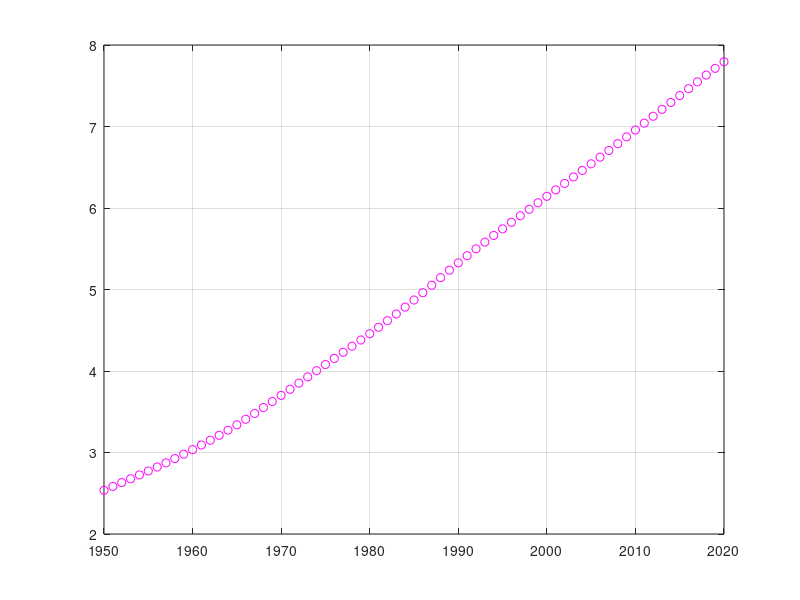

Write MATLAB code to recreate this figure. (Note: this script raises an error after producing the figure.)
clear all;
close all; clc
t = [1500:2500];

%  sol = dde23(@(t,N,Nlag)Bilogistic(t,N,Nlag,Ka,Kb,r,rm,K0),lags,@(t)Nhist(t,N0,Ka,r ),[1500,2500]);
% tint = linspace(1500,2500);
% yint = deval(sol,tint);
%     plot(tint,yint,'r');
%    grid on;
%  hold on;
  Xdata = [1950:2020];
%  Model_Predictions = deval(sol,Xdata);
% plot(Xdata,Model_Predictions,'k');
% hold on;
 %%%%%%%%%%%%%
%  rm = 0.0123;
%  sol = dde23(@(t,N,Nlag)Bilogistic(t,N,Nlag,Ka,Kb,r,rm,K0),lags,@(t)Nhist(t,N0,Ka,r ),[1500,2100]);
% tint = linspace(0,2100);
% yint = deval(sol,tint);
%    plot(tint,yint,'y');
%    grid on;
%  hold on;
 %%%%%%%%%%
%  t0 =1500;
 t0 = 1500;
%        Kt = Ka + (Kb-Ka)./(1+((Kb-Ka)/(K0-Ka)-1)*exp(-rm*(t-t0)));
%        plot (t,Kt,'b');
%        hold on;
%        K0 = 0.5001;
%        Kt = Ka + (Kb-Ka)./(1+((Kb-Ka)/(K0-Ka)-1)*exp(-rm*(t-t0)));
%        plot (t,Kt,'g');
%        hold on;
       %%%%%%%%%
       Xdata = [1950:2020];
Ydata = [2.53643100000000;2.58403400000000;2.63086200000000;2.67760900000000;2.72484700000000;2.77302000000000;2.82244300000000;2.87330600000000;2.92568700000000;2.97957600000000;3.03495000000000;3.09184400000000;3.15042100000000;3.21100100000000;3.27397800000000;3.33958400000000;3.40792300000000;3.47877000000000;3.55159900000000;3.62568100000000;3.70043700000000;3.77576000000000;3.85165100000000;3.92778100000000;4.00379400000000;4.07948000000000;4.15466700000000;4.22950600000000;4.30453400000000;4.38050600000000;4.45800300000000;4.53699700000000;4.61738700000000;4.69956900000000;4.78401200000000;4.87092200000000;4.96056800000000;5.05252200000000;5.14542600000000;5.23744100000000;5.32723100000000;5.41428900000000;5.49892000000000;5.58159800000000;5.66315000000000;5.74421300000000;5.82489200000000;5.90504600000000;5.98479400000000;6.06423900000000;6.14349400000000;6.22262700000000;6.30177300000000;6.38118500000000;6.46115900000000;6.54190700000000;6.62351800000000;6.70594700000000;6.78908900000000;6.87276700000000;6.95682400000000;7.04119400000000;7.12582800000000;7.21058200000000;7.29529100000000;7.37979700000000;7.46402200000000;7.54785900000000;7.63109100000000;7.71346800000000;7.79479900000000]';
plot (Xdata,Ydata,'mo');
hold on;
 options = optimset('MaxFunEvals',10000,'MaxIter',1000);
% z = fminsearch(@ObjFun,[100,0.02093,0.0281,3,0.000002500,0.000002500],options);
%   [z,fval] = fminsearch(@ObjFun,[  72.4259    0.0275    0.0295    5.9554    0.6402    0.4629],options)
%   z = fminunc(@ObjFun,[76,0.02510,0.1,3.2,0.00003800,0.000038004],options);
% 80.8678    0.0240    0.0325    3.1136    0.0001    0.0001
   %[z,fval] = fminsearch(@ObjFun,[ 68.603400365184768361359601840377, 0.027893320534381704778326138693956, 0.024190995016248287297067065537703, 4.508640985078830709653630037792, 0.000074957940941653675203174000962747, 0.00017764635634544842859861013550926],options)
%         [z,fval] = fminsearch(@ObjFun,[74.3320    0.0257    0.0248    4.5990    0.0017    0.0111],options)

% [z,fval] = fminsearch(@ObjFun,[60.507693034771875773003557696939, 0.054671048538727896604072498121241, 0.027174800350333774834332700720552, 3.11678478334242434755196882179, 0.0000716878076881851799412315173754, 0.00015711305422833662243098373778594],options);
% z = [76,0.02510,0.1,3,0.00003800,0.00003800];
% z = [81.0743,0.0241,0.1859,3.0314,0.0000,0.0001];
% 93.4105    0.0238    0.1023    2.3613    0.0000    0.0001
%   
% % z = [73.940600000000003433342499192804    0.0262     0.1143     3.5209    0.0000069999999999999998949950195947789   0.0001];
% z = [80.927197385497683512767252977937, 0.024101197075804301622747871647334, 0.029109042035128799119636511250064, 3.1019199825004131199079893121962, 0.000069329849051981017865695783308766, 0.00015770955592118188248566823528307];
% lags = z(1);
% r = z(2);
% rm = z(3);
% Kb = z(4);
% K0 = z(5);
% N0 = z(6);
% sol = dde23(@(t,N,Nlag)Bilogistic(t,N,Nlag,Ka,Kb,r,rm,K0),lags,@(t)Nhist(t,N0,Ka,r ),[1500,2500]);
% tint = linspace(1500,2500);
% yint = deval(sol,tint);
% plot(tint,yint,'c');
hold on;
grid on;
% rm =0.0281;
% rm = 0.036 ;
% K0 = 0.000006;
% 
%     [z,fval] = fmincon(@ObjFun,[ 49.7227    0.0270    0.0194    5.2639    0.7673    0.4863],[],[],[],[],[40,0.01,0.01,3.9,0.4450002,0.4450002],[89,0.03,0.03,5.6,0.8,0.8],@mycons);
%     [z,fval] = fmincon(@ObjFun,[ 78.60340037, 0.0278933205, 0.024190995, 4.08640985079, 0.44549579, 0.4451776463563],[],[],[],[],[65,0.02,0.02,3.9,0.445,0.445],[100,0.038,0.038,4.6,0.59,0.59],@mycons);
   %65,0.02,0.02,4.1,0.0000002,0.0000002  80,0.03,0.03,4.6,0.5,0.5
% [z,fval] = fmincon(@ObjFun,[75,0.02093,0.193,3,0.0002500,0.0002500],[],[],[],[],[74,0.01,0,2.9,0.0000002,0.0000002],[80,0.09,0.2,3.6,0.5,0.5]);
% [z,fval] = fmincon(@ObjFun,[80.6217    0.0243    0.0289    3.1378    0.0001    0.0002],[],[],[],[],[76,0.01,0.01,2.9,0.0000002,0.0000002],[83,0.03,0.029,3.6,0.5,0.5]);
% [z,fval] = fmincon(@ObjFun,[80.8678    0.0240    0.0325    3.1136    0.0001    0.0001],[],[],[],[],[76,0.01,0.01,2.9,0.0000002,0.0000002],[83,0.03,0.029,3.6,0.5,0.5])
 [z,fval] = fmincon(@ObjFun,[72.48301958, 0.029517485, 0.019677706, 5.532840487, 0.00031752, 0.000010024],[],[],[],[],[65,0.01,0.01,2.9,0.0000002,0.0000002],[83,0.03,0.029,5.6,0.5,0.5])


% z = [ 76.752557171660839685500832274556, 0.02927707218350169074416733394628, 0.018439078226586181480373127783423, 5.4979023897943930521137190226, 0.00048991466219582306337865240664087, 0.00001000089889062072462573311365519];
%  z = [ 80.946072002793130195641424506903, 0.027949640072523575240470705693951, 0.018621904104292236192819132156728, 4.3759942796379833751529986329842, 0.0005313805941779609813904738935264, 0.000016812507734207597469289208191867];
% % z = [ 72.483019580773387247063510585576, 0.02951748510526177801671643408099, 0.019677706231696904387584723394866, 5.5328404872484826526601864316035, 0.00031751680439304598782546129598359, 0.000010024301552500612156899190141601];
% z = [72.483019580773387247063510585576, 0.02951748510526177801671643408099, 0.019677706231696904387584723394866, 5.5328404872484826526601864316035, 0.00031751680439304598782546129598359, 0.000010024301552500612156899190141601];
z = [80.9250    0.0258    0.0232    3.3163    0.0017    0.0120];
 z =[ 72.483019580773387247063510585576, 0.02951748510526177801671643408099, 0.019677706231696904387584723394866, 5.5328404872484826526601864316035, 0.00031751680439304598782546129598359, 0.000010024301552500612156899190141601];

lags = z(1);
r = z(2);
rm = z(3);
Kb = z(4);
K0 = z(5);
N0 = z(6);
sol = dde23(@(t,N,Nlag)Bilogistic(t,N,Nlag,Ka,Kb,r,rm,K0),lags,@(t)Nhist(t,N0,Ka,r ),[1500,2500]);
tint = linspace(1500,2500);
yint = deval(sol,tint);
plot(tint,yint,'c','LineWidth',1.5);
xlabel('Year', 'FontSize', 14);
ylabel('Population in billions','FontSize', 14);
hold on;

Kt = Ka + (Kb-Ka)./(1+((Kb-Ka)/(K0-Ka)-1)*exp(-rm*(t-t0)));
       plot (t,Kt,'b','LineWidth',1.5);
       grid on;
       hold on;
%    legend('Population data', 'Model predictions', 'Historical carrying capacity (modeled)');
%% Searches for global minimum of error function
opts = optimoptions(@fmincon,'Algorithm','interior-point');
problem = createOptimProblem('fmincon','objective',...  %
@ObjFun,'x0',[72.48, 0.0295, 0.0196780, 5.5328, 0.00032, 0.0000100],'lb',[52,0.010,0.01,4.0,0.00001,0.00001],'ub',[83,0.03,0.03,5.9,0.0009,0.0009],'nonlcon',@mycons,'options',opts);%  
%     @ObjFun,'x0',[68.9702    0.0273    0.0247    5.7979    0.0001    0.0002],'lb',[52,0.010,0.01,4.0,0.00001,0.00001],'ub',[83,0.03,0.03,5.9,0.0009,0.0009],'nonlcon',@mycons,'options',opts);%  
%  @ObjFun,'x0',[77.1861    0.0283    0.0232    4.7676    0.5    0.4846],'lb',[39,0.010,0.01,2.0,0.445001,0.445001],'ub',[93,0.03,0.04,8,1,1],'nonlcon',@mycons,'options',opts);
%  @ObjFun,'x0',[72.3225    0.0256    0.0249    4.5814    0.0018    0.0112],'lb',[39,0.010,0.01,2.0,0.000500,0.000500],'ub',[93,0.03,0.04,8,1,1],'nonlcon',@mycons,'options',opts);

gs = GlobalSearch;
   [x,f] = run(gs,problem)

%% multistart: Searches for minimum of error function from multiple starting points
% opts = optimoptions(@fmincon,'Algorithm','sqp');
% problem = createOptimProblem('fmincon','objective',...
%   @ObjFun,'x0',[81.0743    0.0241    0.1859    3.0314    0.0000    0.0001],'lb',[80,0.02,0.1,3,0.0000,0.0001],'ub',[82,0.03,0.19,3.1,0.0002,0.0002],'options',opts);
% %   @ObjFun,'x0',[81.0743    0.0241    0.1859    3.0314    0.0000    0.0001],'lb',[40,0.01,0.01,2.9,0.00000,0.00009],'ub',[120,0.04,0.2,4,0.0002,0.0002],'options',opts);
% % [81.0743    0.0241    0.1859    3.0314    0.0000    0.0001];
% ms = MultiStart;
% [x,f] = run(ms,problem,20)
opts = optimoptions(@fmincon,'Algorithm','interior-point');
problem = createOptimProblem('fmincon','objective',...
 @ObjFun,'x0',[57.1861    0.0283    0.0232    4.7676    0.7298    0.4846],'lb',[30,0.01,0.01,4.1,0.44001,0.44001],'ub',[85,0.03,0.03,5.9,1,1],'nonlcon',@mycons,'options',opts);
 %@ObjFun,'x0',[80.8272, 0.0241, 0.02911, 3.102, 0.000069, 0.000168],'lb',[70,0.01,0.01,2.9,0.0000,0.0001],'ub',[85,0.03,0.03,3.5,0.0001,0.0002],'nonlcon',@mycons,'options',opts);
% 57.1861    0.0283    0.0232    4.7676    0.7298    0.4846
% 68.9702    0.0273    0.0247    5.2219    0.0001    0.0002

ms = MultiStart;
%  [x,f] = run(ms,problem,20   )
%z = [73.9406    0.0242    0.1143    3.5209    0.0000    0.0001]
%Previous guess 81.0743    0.0241    0.1859    3.0314    0.0000    0.0001
% [80.8272, 0.0241, 0.029109042035128799119636511250064, 3.102, 0.000069, 0.000168]
%%Ideal logistic curve

%%%%%%%%%%
%w = [68.6039    0.0279    0.0242    4.5086    0.0001    0.0002];
% % w = [ 68.603929623179723762405046727508, 0.027893287821381951285815148366964, 0.024191015672565076288780261393185, 4.5085582651840043766355847765226, 0.000074957713198718162401004705408525, 0.00017769118861338969420256284070803];
 w =[ 72.483019580773387247063510585576, 0.02951748510526177801671643408099, 0.019677706231696904387584723394866, 5.5328404872484826526601864316035, 0.00031751680439304598782546129598359, 0.000010024301552500612156899190141601];
% w = [78.6034,0.02493,0.0205,5.4,0.44549,0.44509];

   my_fit = fitnlm(Xdata,Ydata,@nonlin_func,w) % Finds the confidence intervals of model parameters
hold on;
%%%%
    N0 =       0.318;
       r1 =     0.01305;
       r2 =     0.02175;
       r3 =     0.01346;
       r4 =     0.01002;
       t0 =        1927;
       
f = 0.45./(1+(0.45/N0-1)*exp(-r1*(t-t0))) + 3.05./(1+(3.05/N0-1)*exp(-r2*(t-t0))) + 3.5./(1+(3.5/N0-1)*exp(-r3*(t-t0))) + 7./(1+(7/N0-1)*exp(-r4*(t-t0)));
% % plot(t,f,'r -.','LineWidth',1.5);
% legend('Population data','Model predictions','Historial carrying capacity','Ideal carrying capacity');
% set(legend, 'Box', 'off');
% straight_t = [1965 1970 1975 1980 1985 1990];
% straight_y = [1.941 2.0667 2.1924 2.3181 2.4438 2.5695];
% 
% [fitresult, gof] = createFits1(straight_t, straight_y)
%%%%%%%%%%%%%%
USA_Earths = [
2.583361337
2.669822295
2.800862575
2.86569434
3.059937915
3.188351222
3.319762695
3.553625846
3.709300615
3.829891798
3.988875887
4.176174521
4.288919094
4.158616659
4.033200194
4.311940551
4.530938772
4.492610995
4.625356272
4.247468137
4.235545192
4.065089054
3.977438755
4.342423695
4.506133932
4.518144426
4.605784758
4.646789685
4.773940182
4.772617345
4.687616991
4.85938476
4.881385174
5.161680875
4.997215593
5.181442294
5.433659736
5.505725987
5.44145314
5.515267176
5.449814792
5.393947468
5.533767364
5.718044214
5.83855437
5.774772824
5.717309259
5.389760833
5.007951598
5.255591207
5.026571598
4.892393651
5.006492549
4.997116357
4.96621919
4.972742153
];

World_Earths = [
0.7323042549
0.7519263999
0.7814104254
0.8099916732
0.8377517412
0.8651423334
0.8847588556
0.9162532597
0.9544040073
1.005753034
1.031803488
1.063774198
1.108174108
1.103028958
1.094861866
1.140346274
1.162078705
1.17665108
1.209977989
1.188086669
1.161972552
1.146369625
1.149690264
1.177480134
1.188812464
1.206426308
1.235772103
1.270538095
1.285338283
1.286848177
1.291998919
1.280691653
1.282794322
1.291435122
1.31959709
1.330368409
1.345912901
1.343355841
1.344575373
1.375524854
1.382339309
1.398012015
1.451741573
1.498215483
1.54464076
1.581533548
1.619767123
1.614960783
1.592821003
1.670560899
1.693968931
1.693549717
1.703233415
1.695163158
1.687821786
1.685310414
];

World_Pop = [3.09184400000000;3.15042100000000;3.21100100000000;3.27397800000000;3.33958400000000;3.40792300000000;3.47877000000000;3.55159900000000;3.62568100000000;3.70043700000000;3.77576000000000;3.85165100000000;3.92778100000000;4.00379400000000;4.07948000000000;4.15466700000000;4.22950600000000;4.30453400000000;4.38050600000000;4.45800300000000;4.53699700000000;4.61738700000000;4.69956900000000;4.78401200000000;4.87092200000000;4.96056800000000;5.05252200000000;5.14542600000000;5.23744100000000;5.32723100000000;5.41428900000000;5.49892000000000;5.58159800000000;5.66315000000000;5.74421300000000;5.82489200000000;5.90504600000000;5.98479400000000;6.06423900000000;6.14349400000000;6.22262700000000;6.30177300000000;6.38118500000000;6.46115900000000;6.54190700000000;6.62351800000000;6.70594700000000;6.78908900000000;6.87276700000000;6.95682400000000;7.04119400000000;7.12582800000000;7.21058200000000;7.29529100000000;7.37979700000000;7.46402200000000];


t = [1961:2016];
A = [0.8,0.20];
Optimal_Earths = A(1).*World_Earths + A(2).*USA_Earths;
ratio = World_Pop./Optimal_Earths % ALTERNATIVE UPPER BOUND FOR CARRYING CAPACITY
plot(t,ratio,'g','Linewidth',1.5);
   legend('Population data', 'Model predictions', 'Historical capacity (modeled)','Historical capacity( 80/20 rule)');